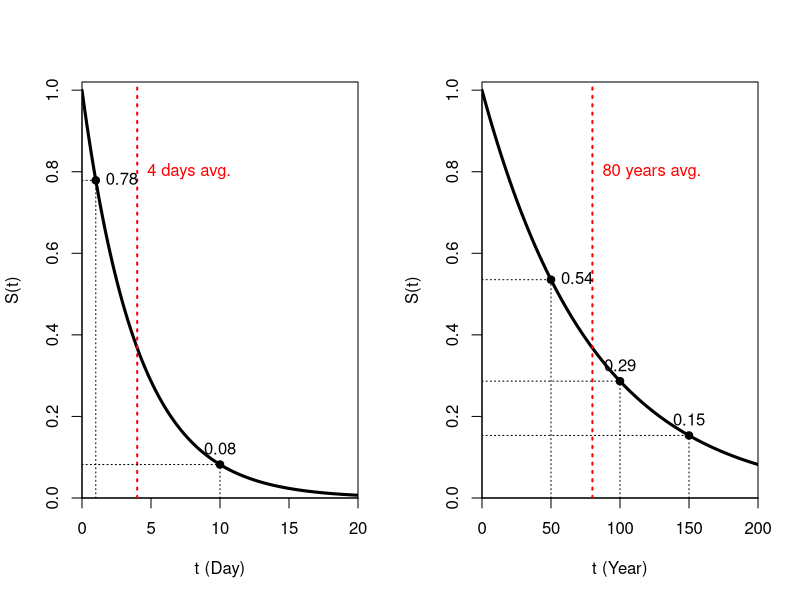

The R script that drew this image: (Note: this script raises an error after producing the figure.)
 # Plot of the exponential distribution survival function 
 # 

d_1 = 1/80 
y_1 = seq(0, 200, 0.1)
S_1 = 1-pexp(y_1, d_1)

idx_50_years = max(which(y_1<=50))
idx_80_years = max(which(y_1<=80))
idx_100_years = min(which(y_1>=100))
idx_150_years = min(which(y_1>=150))

d_2 = 1/4
y_2 = seq(0, 20, 0.05)
S_2 = 1-pexp(y_2, d_2)

idx_1_days = max(which(y_2<=1))
idx_10_days = max(which(y_2<=10))



png("survival_exponential.png",
    res = 150,
    width = 1900, height = 1000)
par(mfrow = c(1,2))

# png("survival_exponential_4days.png", 
#     res = 150,
#     width = 1000, height = 600)
plot(y_2, S_2,
     type = "l", lwd = 3,
     xaxs = "i", yaxs = "i",
     ylim = c(0, 1.02),
     xlab = "t (Day)", ylab = "S(t)")
abline(v = 4, lwd = 2, lty = 3, col = "red")
lines(x = c(1, 1), y = c(0, S_2[idx_1_days]),
      lty = 3, lwd = 1)
lines(x = c(0, 1), y = c(S_2[idx_1_days], S_2[idx_1_days]),
      lty = 3, lwd = 1)
lines(x = c(10, 10), y = c(0, S_2[idx_10_days]),
      lty = 3, lwd = 1)
lines(x = c(0, 10), y = c(S_2[idx_10_days], S_2[idx_10_days]),
      lty = 3, lwd = 1)
points(x = 1, y = S_2[idx_1_days], pch = 19)
points(x = 10, y = S_2[idx_10_days], pch = 19)
text(x = 1, y = S_2[idx_1_days], 
     labels = paste0(round(S_2[idx_1_days], 2)),
     pos = 4)
text(x = 10, y = S_2[idx_10_days], 
     labels = paste0(round(S_2[idx_10_days], 2)),
     pos = 3)
text(x = 4, y = 0.8, 
     labels = "4 days avg.", col = "red",
     pos = 4)
# dev.off()
# crop_figure("survival_exponential_4days.png")

# png("survival_exponential_80years.png", 
#     res = 150,
#     width = 1000, height = 600)
plot(y_1, S_1,
     type = "l", lwd = 3,
     xaxs = "i", yaxs = "i",
     ylim = c(0, 1.02),
     xlab = "t (Year)", ylab = "S(t)")
abline(v = 80, lwd = 2, lty = 3, col = "red")
lines(x = c(50, 50), y = c(0, S_1[idx_50_years]),
      lty = 3, lwd = 1)
lines(x = c(0, 50), y = c(S_1[idx_50_years], S_1[idx_50_years]),
      lty = 3, lwd = 1)
lines(x = c(100, 100), y = c(0, S_1[idx_100_years]),
      lty = 3, lwd = 1)
lines(x = c(0, 100), y = c(S_1[idx_100_years], S_1[idx_100_years]),
      lty = 3, lwd = 1)
lines(x = c(150, 150), y = c(0, S_1[idx_150_years]),
      lty = 3, lwd = 1)
lines(x = c(0, 150), y = c(S_1[idx_150_years], S_1[idx_150_years]),
      lty = 3, lwd = 1)
points(x = 50, y = S_1[idx_50_years], pch = 19)
points(x = 100, y = S_1[idx_100_years], pch = 19)
points(x = 150, y = S_1[idx_150_years], pch = 19)
text(x = 50, y = S_1[idx_50_years], 
     labels = paste0(round(S_1[idx_50_years], 2)),
     pos = 4)
text(x = 100, y = S_1[idx_100_years], 
     labels = paste0(round(S_1[idx_100_years], 2)),
     pos = 3)
text(x = 150, y = S_1[idx_150_years], 
     labels = paste0(round(S_1[idx_150_years], 2)),
     pos = 3)
text(x = 80, y = 0.8, 
     labels = "80 years avg.", col = "red",
     pos = 4)
#dev.off()
#crop_figure("survival_exponential_80years.png")

dev.off()
crop_figure("survival_exponential.png")
